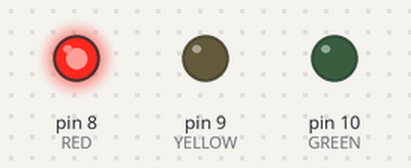
The sketch below on a simulated Arduino Uno, built with avr-gcc and run on an emulated ATmega328P. Parts: output pins drawn as LEDs (lit = HIGH).

Above: at 1.5 s.
At 3.5 s:
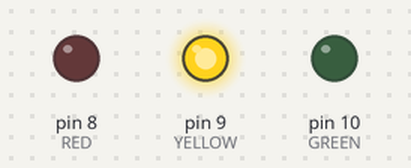
At 5.5 s:
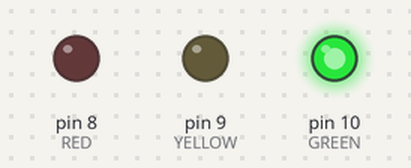
Timing chart, 0 to 9.1 s (numbered marks = the images above):
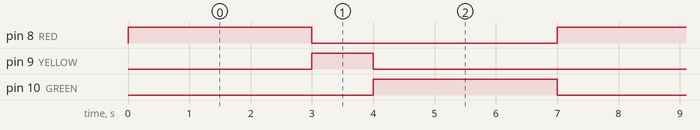

The sketch:

code.ino
```cpp
#define RED 8
#define YELLOW 9
#define GREEN 10

void setup() {
  pinMode(RED, OUTPUT);
  pinMode(YELLOW, OUTPUT);
  pinMode(GREEN, OUTPUT);
}

void loop() {

  // 🔴 RED ON
  digitalWrite(RED, HIGH);
  digitalWrite(YELLOW, LOW);
  digitalWrite(GREEN, LOW);
  delay(3000);

  // 🟡 YELLOW ON
  digitalWrite(RED, LOW);
  digitalWrite(YELLOW, HIGH);
  digitalWrite(GREEN, LOW);
  delay(1000);

  // 🟢 GREEN ON
  digitalWrite(RED, LOW);
  digitalWrite(YELLOW, LOW);
  digitalWrite(GREEN, HIGH);
  delay(3000);
}
```

Measured:
- by itself, pin 8 (RED), pin 10 (GREEN): alternates HIGH for 3.0 s and LOW for 4.0 s
- by itself, pin 9 (YELLOW): alternates HIGH for 1.0 s and LOW for 6.0 s
- by itself, everything shown: repeats every 7.0 s, in 3 steps
